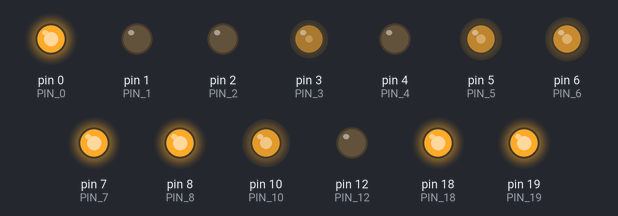
This sketch was run on a simulated Arduino Uno, built with avr-gcc and run on an emulated ATmega328P. Shown: output pins drawn as LEDs (lit = HIGH).

Above: at 0.1 s.
Timing chart, 0 to 1.6 s (numbered marks = the images above):
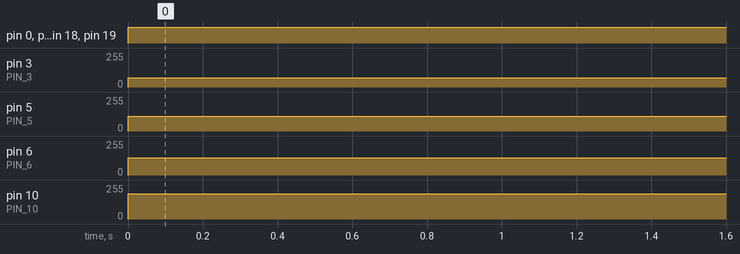

The sketch:

TestPWM.ino
```cpp
// NOTE: might be an old version

int PIN_0 = 0;
int PIN_1 = 1;
int PIN_2 = 2;
int PIN_3 = 3;
int PIN_4 = 4;
int PIN_5 = 5;
int PIN_6 = 6;
int PIN_7 = 7;
int PIN_8 = 8;
int PIN_10 = 10;
int PIN_12 = 12;
int PIN_18 = 18; //or A3
int PIN_19 = 19; //or A4

void setup() {
}

void loop() {
  analogWrite(0, 250);
  analogWrite(1, 30);
  analogWrite(2, 50);
  analogWrite(3, 70);
  analogWrite(4, 90);
  analogWrite(5, 110);
  analogWrite(6, 130);
  analogWrite(7, 150);
  analogWrite(8, 170);
  analogWrite(10, 190);
  analogWrite(12, 120);
  analogWrite(18, 210);
  analogWrite(19, 230);
}
```

N_D_Flagg.cpp
```cpp
#include <avr/pgmspace.h>
#include "N_D_Flagg.h"
#include <FastLED.h>

// Arrays for danish and norwegian flags. Uses const int "Array" PROGMEM to store the arrays in flash because there isnt enough space in SRAM

const int Dansk[] PROGMEM = {
CRGB::Black,CRGB::Black,CRGB::Black,CRGB::Black,CRGB::Black,CRGB::Black,CRGB::Black,CRGB::Black,CRGB::Black,CRGB::Black,CRGB::Black,CRGB::Black,CRGB::Black,CRGB::Black,CRGB::Black,CRGB::Black,CRGB::Black,CRGB::Black,CRGB::Black,CRGB::Black,CRGB::Black,CRGB::Black,CRGB::Black,CRGB::Black,CRGB::Black,
CRGB::Black,CRGB::Black,CRGB::Black,CRGB::Black,CRGB::Black,CRGB::Black,CRGB::Black,CRGB::Black,CRGB::Black,CRGB::Black,CRGB::Black,CRGB::Black,CRGB::Black,CRGB::Black,CRGB::Black,CRGB::Black,CRGB::Black,CRGB::Black,CRGB::Black,CRGB::Black,CRGB::Black,CRGB::Black,CRGB::Black,CRGB::Black,CRGB::Black,
CRGB::Black,CRGB::Black,CRGB::Black,CRGB::Black,CRGB::Black,CRGB::Black,CRGB::Black,CRGB::Black,CRGB::Black,CRGB::Black,CRGB::Black,CRGB::Black,CRGB::Black,CRGB::Black,CRGB::Black,CRGB::Black,CRGB::Black,CRGB::Black,CRGB::Black,CRGB::Black,CRGB::Black,CRGB::Black,CRGB::Black,CRGB::Black,CRGB::Black,
CRGB::Black,CRGB::Black,CRGB::Black,CRGB::Red,CRGB::Red,CRGB::Red,CRGB::Red,CRGB::Red,CRGB::Red,CRGB::Red,CRGB::Red,CRGB::Red,CRGB::Red,CRGB::Red,CRGB::Red,CRGB::White,CRGB::White,CRGB::Red,CRGB::Red,CRGB::Red,CRGB::Red,CRGB::Red,CRGB::Red,CRGB::Black,CRGB::Black,
CRGB::Black,CRGB::Black,CRGB::Red,CRGB::Red,CRGB::Red,CRGB::Red,CRGB::Red,CRGB::Red,CRGB::White,CRGB::White,CRGB::Red,CRGB::Red,CRGB::Red,CRGB::Red,CRGB::Red,CRGB::Red,CRGB::Red,CRGB::Red,CRGB::Red,CRGB::Red,CRGB::Red,CRGB::Red,CRGB::Black,CRGB::Black,CRGB::Black,

CRGB::Black,CRGB::Black,CRGB::Black,CRGB::Red,CRGB::Red,CRGB::Red,CRGB::Red,CRGB::Red,CRGB::Red,CRGB::Red,CRGB::Red,CRGB::Red,CRGB::Red,CRGB::Red,CRGB::Red,CRGB::White,CRGB::White,CRGB::Red,CRGB::Red,CRGB::Red,CRGB::Red,CRGB::Red,CRGB::Red,CRGB::Black,CRGB::Black,
CRGB::Black,CRGB::Black,CRGB::Red,CRGB::Red,CRGB::Red,CRGB::Red,CRGB::Red,CRGB::Red,CRGB::White,CRGB::White,CRGB::Red,CRGB::Red,CRGB::Red,CRGB::Red,CRGB::Red,CRGB::Red,CRGB::Red,CRGB::Red,CRGB::Red,CRGB::Red,CRGB::Red,CRGB::Red,CRGB::Black,CRGB::Black,CRGB::Black,
CRGB::Black,CRGB::Black,CRGB::Black,CRGB::Red,CRGB::Red,CRGB::Red,CRGB::Red,CRGB::Red,CRGB::Red,CRGB::Red,CRGB::Red,CRGB::Red,CRGB::Red,CRGB::Red,CRGB::Red,CRGB::White,CRGB::White,CRGB::Red,CRGB::Red,CRGB::Red,CRGB::Red,CRGB::Red,CRGB::Red,CRGB::Black,CRGB::Black,
CRGB::Black,CRGB::Black,CRGB::Red,CRGB::Red,CRGB::Red,CRGB::Red,CRGB::Red,CRGB::Red,CRGB::White,CRGB::White,CRGB::Red,CRGB::Red,CRGB::Red,CRGB::Red,CRGB::Red,CRGB::Red,CRGB::Red,CRGB::Red,CRGB::Red,CRGB::Red,CRGB::Red,CRGB::Red,CRGB::Black,CRGB::Black,CRGB::Black,
CRGB::Black,CRGB::Black,CRGB::Black,CRGB::White,CRGB::White,CRGB::White,CRGB::White,CRGB::White,CRGB::White,CRGB::White,CRGB::White,CRGB::White,CRGB::White,CRGB::White,CRGB::White,CRGB::White,CRGB::White,CRGB::White,CRGB::White,CRGB::White,CRGB::White,CRGB::White,CRGB::White,CRGB::Black,CRGB::Black,

CRGB::Black,CRGB::Black,CRGB::White,CRGB::White,CRGB::White,CRGB::White,CRGB::White,CRGB::White,CRGB::White,CRGB::White,CRGB::White,CRGB::White,CRGB::White,CRGB::White,CRGB::White,CRGB::White,CRGB::White,CRGB::White,CRGB::White,CRGB::White,CRGB::White,CRGB::White,CRGB::Black,CRGB::Black,CRGB::Black,
CRGB::Black,CRGB::Black,CRGB::Black,CRGB::Red,CRGB::Red,CRGB::Red,CRGB::Red,CRGB::Red,CRGB::Red,CRGB::Red,CRGB::Red,CRGB::Red,CRGB::Red,CRGB::Red,CRGB::Red,CRGB::White,CRGB::White,CRGB::Red,CRGB::Red,CRGB::Red,CRGB::Red,CRGB::Red,CRGB::Red,CRGB::Black,CRGB::Black,
CRGB::Black,CRGB::Black,CRGB::Red,CRGB::Red,CRGB::Red,CRGB::Red,CRGB::Red,CRGB::Red,CRGB::White,CRGB::White,CRGB::Red,CRGB::Red,CRGB::Red,CRGB::Red,CRGB::Red,CRGB::Red,CRGB::Red,CRGB::Red,CRGB::Red,CRGB::Red,CRGB::Red,CRGB::Red,CRGB::Black,CRGB::Black,CRGB::Black,
CRGB::Black,CRGB::Black,CRGB::Black,CRGB::Red,CRGB::Red,CRGB::Red,CRGB::Red,CRGB::Red,CRGB::Red,CRGB::Red,CRGB::Red,CRGB::Red,CRGB::Red,CRGB::Red,CRGB::Red,CRGB::White,CRGB::White,CRGB::Red,CRGB::Red,CRGB::Red,CRGB::Red,CRGB::Red,CRGB::Red,CRGB::Black,CRGB::Black,
CRGB::Black,CRGB::Black,CRGB::Red,CRGB::Red,CRGB::Red,CRGB::Red,CRGB::Red,CRGB::Red,CRGB::White,CRGB::White,CRGB::Red,CRGB::Red,CRGB::Red,CRGB::Red,CRGB::Red,CRGB::Red,CRGB::Red,CRGB::Red,CRGB::Red,CRGB::Red,CRGB::Red,CRGB::Red,CRGB::Black,CRGB::Black,CRGB::Black,

CRGB::Black,CRGB::Black,CRGB::Black,CRGB::Red,CRGB::Red,CRGB::Red,CRGB::Red,CRGB::Red,CRGB::Red,CRGB::Red,CRGB::Red,CRGB::Red,CRGB::Red,CRGB::Red,CRGB::Red,CRGB::White,CRGB::White,CRGB::Red,CRGB::Red,CRGB::Red,CRGB::Red,CRGB::Red,CRGB::Red,CRGB::Black,CRGB::Black,
CRGB::Black,CRGB::Black,CRGB::Red,CRGB::Red,CRGB::Red,CRGB::Red,CRGB::Red,CRGB::Red,CRGB::White,CRGB::White,CRGB::Red,CRGB::Red,CRGB::Red,CRGB::Red,CRGB::Red,CRGB::Red,CRGB::Red,CRGB::Red,CRGB::Red,CRGB::Red,CRGB::Red,CRGB::Red,CRGB::Black,CRGB::Black,CRGB::Black,
CRGB::Black,CRGB::Black,CRGB::Black,CRGB::Black,CRGB::Black,CRGB::Black,CRGB::Black,CRGB::Black,CRGB::Black,CRGB::Black,CRGB::Black,CRGB::Black,CRGB::Black,CRGB::Black,CRGB::Black,CRGB::Black,CRGB::Black,CRGB::Black,CRGB::Black,CRGB::Black,CRGB::Black,CRGB::Black,CRGB::Black,CRGB::Black,CRGB::Black,
CRGB::Black,CRGB::Black,CRGB::Black,CRGB::Black,CRGB::Black,CRGB::Black,CRGB::Black,CRGB::Black,CRGB::Black,CRGB::Black,CRGB::Black,CRGB::Black,CRGB::Black,CRGB::Black,CRGB::Black,CRGB::Black,CRGB::Black,CRGB::Black,CRGB::Black,CRGB::Black,CRGB::Black,CRGB::Black,CRGB::Black,CRGB::Black,CRGB::Black,
CRGB::Black,CRGB::Black,CRGB::Black,CRGB::Black,CRGB::Black,CRGB::Black,CRGB::Black,CRGB::Black,CRGB::Black,CRGB::Black,CRGB::Black,CRGB::Black,CRGB::Black,CRGB::Black,CRGB::Black,CRGB::Black,CRGB::Black,CRGB::Black,CRGB::Black,CRGB::Black,CRGB::Black,CRGB::Black,CRGB::Black,CRGB::Black,CRGB::Black,
};

const int Norsk[] PROGMEM = {
CRGB::Black,CRGB::Black,CRGB::Black,CRGB::Black,CRGB::Black,CRGB::Black,CRGB::Black,CRGB::Black,CRGB::Black,CRGB::Black,CRGB::Black,CRGB::Black,CRGB::Black,CRGB::Black,CRGB::Black,CRGB::Black,CRGB::Black,CRGB::Black,CRGB::Black,CRGB::Black,CRGB::Black,CRGB::Black,CRGB::Black,CRGB::Black,CRGB::Black,
CRGB::Black,CRGB::Black,CRGB::Black,CRGB::Black,CRGB::Black,CRGB::Black,CRGB::Black,CRGB::Black,CRGB::Black,CRGB::Black,CRGB::Black,CRGB::Black,CRGB::Black,CRGB::Black,CRGB::Black,CRGB::Black,CRGB::Black,CRGB::Black,CRGB::Black,CRGB::Black,CRGB::Black,CRGB::Black,CRGB::Black,CRGB::Black,CRGB::Black,
CRGB::Black,CRGB::Red,CRGB::Red,CRGB::Red,CRGB::Red,CRGB::Red,CRGB::Red,CRGB::White,CRGB::Blue,CRGB::Blue,CRGB::White,CRGB::Red,CRGB::Red,CRGB::Red,CRGB::Red,CRGB::Red,CRGB::Red,CRGB::Red,CRGB::Red,CRGB::Red,CRGB::Red,CRGB::Red,CRGB::Red,CRGB::Black,CRGB::Black,
CRGB::Black,CRGB::Black,CRGB::Red,CRGB::Red,CRGB::Red,CRGB::Red,CRGB::Red,CRGB::Red,CRGB::Red,CRGB::Red,CRGB::Red,CRGB::Red,CRGB::Red,CRGB::Red,CRGB::White,CRGB::Blue,CRGB::Blue,CRGB::White,CRGB::Red,CRGB::Red,CRGB::Red,CRGB::Red,CRGB::Red,CRGB::Red,CRGB::Black,
CRGB::Black,CRGB::Red,CRGB::Red,CRGB::Red,CRGB::Red,CRGB::Red,CRGB::Red,CRGB::White,CRGB::Blue,CRGB::Blue,CRGB::White,CRGB::Red,CRGB::Red,CRGB::Red,CRGB::Red,CRGB::Red,CRGB::Red,CRGB::Red,CRGB::Red,CRGB::Red,CRGB::Red,CRGB::Red,CRGB::Red,CRGB::Black,CRGB::Black,

CRGB::Black,CRGB::Black,CRGB::Red,CRGB::Red,CRGB::Red,CRGB::Red,CRGB::Red,CRGB::Red,CRGB::Red,CRGB::Red,CRGB::Red,CRGB::Red,CRGB::Red,CRGB::Red,CRGB::White,CRGB::Blue,CRGB::Blue,CRGB::White,CRGB::Red,CRGB::Red,CRGB::Red,CRGB::Red,CRGB::Red,CRGB::Red,CRGB::Black,
CRGB::Black,CRGB::Red,CRGB::Red,CRGB::Red,CRGB::Red,CRGB::Red,CRGB::Red,CRGB::White,CRGB::Blue,CRGB::Blue,CRGB::White,CRGB::Red,CRGB::Red,CRGB::Red,CRGB::Red,CRGB::Red,CRGB::Red,CRGB::Red,CRGB::Red,CRGB::Red,CRGB::Red,CRGB::Red,CRGB::Red,CRGB::Black,CRGB::Black,
CRGB::Black,CRGB::Black,CRGB::Red,CRGB::Red,CRGB::Red,CRGB::Red,CRGB::Red,CRGB::Red,CRGB::Red,CRGB::Red,CRGB::Red,CRGB::Red,CRGB::Red,CRGB::Red,CRGB::White,CRGB::Blue,CRGB::Blue,CRGB::White,CRGB::Red,CRGB::Red,CRGB::Red,CRGB::Red,CRGB::Red,CRGB::Red,CRGB::Black,
CRGB::Black,CRGB::White,CRGB::White,CRGB::White,CRGB::White,CRGB::White,CRGB::White,CRGB::White,CRGB::Blue,CRGB::Blue,CRGB::White,CRGB::White,CRGB::White,CRGB::White,CRGB::White,CRGB::White,CRGB::White,CRGB::White,CRGB::White,CRGB::White,CRGB::White,CRGB::White,CRGB::White,CRGB::Black,CRGB::Black,
CRGB::Black,CRGB::Black,CRGB::Blue,CRGB::Blue,CRGB::Blue,CRGB::Blue,CRGB::Blue,CRGB::Blue,CRGB::Blue,CRGB::Blue,CRGB::Blue,CRGB::Blue,CRGB::Blue,CRGB::Blue,CRGB::Blue,CRGB::Blue,CRGB::Blue,CRGB::Blue,CRGB::Blue,CRGB::Blue,CRGB::Blue,CRGB::Blue,CRGB::Blue,CRGB::Blue,CRGB::Black,

CRGB::Black,CRGB::Blue,CRGB::Blue,CRGB::Blue,CRGB::Blue,CRGB::Blue,CRGB::Blue,CRGB::Blue,CRGB::Blue,CRGB::Blue,CRGB::Blue,CRGB::Blue,CRGB::Blue,CRGB::Blue,CRGB::Blue,CRGB::Blue,CRGB::Blue,CRGB::Blue,CRGB::Blue,CRGB::Blue,CRGB::Blue,CRGB::Blue,CRGB::Blue,CRGB::Black,CRGB::Black,
CRGB::Black,CRGB::Black,CRGB::White,CRGB::White,CRGB::White,CRGB::White,CRGB::White,CRGB::White,CRGB::White,CRGB::White,CRGB::White,CRGB::White,CRGB::White,CRGB::White,CRGB::White,CRGB::Blue,CRGB::Blue,CRGB::White,CRGB::White,CRGB::White,CRGB::White,CRGB::White,CRGB::White,CRGB::White,CRGB::Black,
CRGB::Black,CRGB::Red,CRGB::Red,CRGB::Red,CRGB::Red,CRGB::Red,CRGB::Red,CRGB::White,CRGB::Blue,CRGB::Blue,CRGB::White,CRGB::Red,CRGB::Red,CRGB::Red,CRGB::Red,CRGB::Red,CRGB::Red,CRGB::Red,CRGB::Red,CRGB::Red,CRGB::Red,CRGB::Red,CRGB::Red,CRGB::Black,CRGB::Black,
CRGB::Black,CRGB::Black,CRGB::Red,CRGB::Red,CRGB::Red,CRGB::Red,CRGB::Red,CRGB::Red,CRGB::Red,CRGB::Red,CRGB::Red,CRGB::Red,CRGB::Red,CRGB::Red,CRGB::White,CRGB::Blue,CRGB::Blue,CRGB::White,CRGB::Red,CRGB::Red,CRGB::Red,CRGB::Red,CRGB::Red,CRGB::Red,CRGB::Black,
CRGB::Black,CRGB::Red,CRGB::Red,CRGB::Red,CRGB::Red,CRGB::Red,CRGB::Red,CRGB::White,CRGB::Blue,CRGB::Blue,CRGB::White,CRGB::Red,CRGB::Red,CRGB::Red,CRGB::Red,CRGB::Red,CRGB::Red,CRGB::Red,CRGB::Red,CRGB::Red,CRGB::Red,CRGB::Red,CRGB::Red,CRGB::Black,CRGB::Black,

CRGB::Black,CRGB::Black,CRGB::Red,CRGB::Red,CRGB::Red,CRGB::Red,CRGB::Red,CRGB::Red,CRGB::Red,CRGB::Red,CRGB::Red,CRGB::Red,CRGB::Red,CRGB::Red,CRGB::White,CRGB::Blue,CRGB::Blue,CRGB::White,CRGB::Red,CRGB::Red,CRGB::Red,CRGB::Red,CRGB::Red,CRGB::Red,CRGB::Black,
CRGB::Black,CRGB::Red,CRGB::Red,CRGB::Red,CRGB::Red,CRGB::Red,CRGB::Red,CRGB::White,CRGB::Blue,CRGB::Blue,CRGB::White,CRGB::Red,CRGB::Red,CRGB::Red,CRGB::Red,CRGB::Red,CRGB::Red,CRGB::Red,CRGB::Red,CRGB::Red,CRGB::Red,CRGB::Red,CRGB::Red,CRGB::Black,CRGB::Black,
CRGB::Black,CRGB::Black,CRGB::Red,CRGB::Red,CRGB::Red,CRGB::Red,CRGB::Red,CRGB::Red,CRGB::Red,CRGB::Red,CRGB::Red,CRGB::Red,CRGB::Red,CRGB::Red,CRGB::White,CRGB::Blue,CRGB::Blue,CRGB::White,CRGB::Red,CRGB::Red,CRGB::Red,CRGB::Red,CRGB::Red,CRGB::Red,CRGB::Black,
CRGB::Black,CRGB::Black,CRGB::Black,CRGB::Black,CRGB::Black,CRGB::Black,CRGB::Black,CRGB::Black,CRGB::Black,CRGB::Black,CRGB::Black,CRGB::Black,CRGB::Black,CRGB::Black,CRGB::Black,CRGB::Black,CRGB::Black,CRGB::Black,CRGB::Black,CRGB::Black,CRGB::Black,CRGB::Black,CRGB::Black,CRGB::Black,CRGB::Black,
CRGB::Black,CRGB::Black,CRGB::Black,CRGB::Black,CRGB::Black,CRGB::Black,CRGB::Black,CRGB::Black,CRGB::Black,CRGB::Black,CRGB::Black,CRGB::Black,CRGB::Black,CRGB::Black,CRGB::Black,CRGB::Black,CRGB::Black,CRGB::Black,CRGB::Black,CRGB::Black,CRGB::Black,CRGB::Black,CRGB::Black,CRGB::Black,CRGB::Black,
};
```

N_D_Flagg.h
```cpp
#include <avr/pgmspace.h>
#ifndef N_D_Flagg_H__
#define N_D_Flagg_H_

// calls the arrays from the cpp file so the main file can call them from this .h file
extern const int Norsk[] PROGMEM;
extern const int Dansk[] PROGMEM;

#endif
```

UIA_Scrolling.h
```cpp
#include <avr/pgmspace.h>
#ifndef UIA_Scrolling_H__
#define UIA_Scrolling_H_

// calls the arrays from the cpp file so the main file can call them from this .h file
extern const int UIA1[] PROGMEM;
extern const int UIA2[] PROGMEM;
extern const int UIA3[] PROGMEM;
extern const int UIA4[] PROGMEM;
extern const int UIA5[] PROGMEM;
extern const int UIA6[] PROGMEM;
extern const int UIA7[] PROGMEM;
extern const int UIA8[] PROGMEM;
extern const int UIA9[] PROGMEM;
extern const int UIA10[] PROGMEM;
extern const int UIA11[] PROGMEM;
extern const int UIA12[] PROGMEM;
extern const int UIA13[] PROGMEM;
extern const int UIA14[] PROGMEM;
extern const int UIA15[] PROGMEM;
extern const int UIA16[] PROGMEM;
extern const int UIA17[] PROGMEM;
extern const int UIA18[] PROGMEM;
extern const int UIA19[] PROGMEM;
extern const int UIA20[] PROGMEM;
extern const int UIA21[] PROGMEM;
extern const int UIA22[] PROGMEM;
extern const int UIA23[] PROGMEM;
extern const int UIA24[] PROGMEM;
extern const int UIA25[] PROGMEM;
extern const int UIA26[] PROGMEM;
extern const int UIA27[] PROGMEM;
extern const int UIA28[] PROGMEM;
extern const int UIA29[] PROGMEM;
extern const int UIA30[] PROGMEM;
extern const int UIA31[] PROGMEM;
extern const int UIA32[] PROGMEM;
extern const int UIA33[] PROGMEM;
extern const int UIA34[] PROGMEM;
extern const int UIA35[] PROGMEM;
extern const int UIA36[] PROGMEM;
extern const int UIA37[] PROGMEM;


#endif
```

Source omitted: UIA_Scrolling.cpp (215992 bytes)

Measured:
- by itself, pin 0 (PIN_0), pin 7 (PIN_7), pin 8 (PIN_8), pin 18 (PIN_18), pin 19 (PIN_19): LOW → HIGH at 0.00 s
- by itself, pin 3 (PIN_3): 0/255 → 70/255 at 0.00 s
- by itself, pin 5 (PIN_5): 0/255 → 110/255 at 0.00 s
- by itself, pin 6 (PIN_6): 0/255 → 130/255 at 0.00 s
- by itself, pin 10 (PIN_10): 0/255 → 190/255 at 0.00 s
